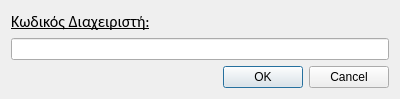
<?xml version="1.0" encoding="UTF-8"?>
<ui version="4.0">
 <class>Dialog</class>
 <widget class="QDialog" name="Dialog">
  <property name="geometry">
   <rect>
    <x>0</x>
    <y>0</y>
    <width>400</width>
    <height>92</height>
   </rect>
  </property>
  <property name="focusPolicy">
   <enum>Qt::StrongFocus</enum>
  </property>
  <property name="windowTitle">
   <string>Εισαγωγή Κωδικού Διαχειριστή</string>
  </property>
  <layout class="QGridLayout" name="gridLayout">
   <item row="0" column="0">
    <widget class="QLabel" name="label">
     <property name="font">
      <font>
       <family>Calibri</family>
       <pointsize>12</pointsize>
       <underline>true</underline>
      </font>
     </property>
     <property name="inputMethodHints">
      <set>Qt::ImhNone</set>
     </property>
     <property name="text">
      <string>Κωδικός Διαχειριστή:</string>
     </property>
    </widget>
   </item>
   <item row="2" column="0">
    <widget class="QDialogButtonBox" name="buttonBox">
     <property name="orientation">
      <enum>Qt::Horizontal</enum>
     </property>
     <property name="standardButtons">
      <set>QDialogButtonBox::Cancel|QDialogButtonBox::Ok</set>
     </property>
    </widget>
   </item>
   <item row="1" column="0">
    <widget class="QLineEdit" name="passwordInput">
     <property name="focusPolicy">
      <enum>Qt::StrongFocus</enum>
     </property>
     <property name="inputMethodHints">
      <set>Qt::ImhHiddenText|Qt::ImhNoAutoUppercase|Qt::ImhNoPredictiveText|Qt::ImhSensitiveData</set>
     </property>
     <property name="inputMask">
      <string/>
     </property>
     <property name="echoMode">
      <enum>QLineEdit::Password</enum>
     </property>
    </widget>
   </item>
  </layout>
 </widget>
 <tabstops>
  <tabstop>passwordInput</tabstop>
 </tabstops>
 <resources/>
 <connections>
  <connection>
   <sender>buttonBox</sender>
   <signal>accepted()</signal>
   <receiver>Dialog</receiver>
   <slot>accept()</slot>
   <hints>
    <hint type="sourcelabel">
     <x>248</x>
     <y>254</y>
    </hint>
    <hint type="destinationlabel">
     <x>157</x>
     <y>274</y>
    </hint>
   </hints>
  </connection>
  <connection>
   <sender>buttonBox</sender>
   <signal>rejected()</signal>
   <receiver>Dialog</receiver>
   <slot>reject()</slot>
   <hints>
    <hint type="sourcelabel">
     <x>316</x>
     <y>260</y>
    </hint>
    <hint type="destinationlabel">
     <x>286</x>
     <y>274</y>
    </hint>
   </hints>
  </connection>
 </connections>
</ui>
